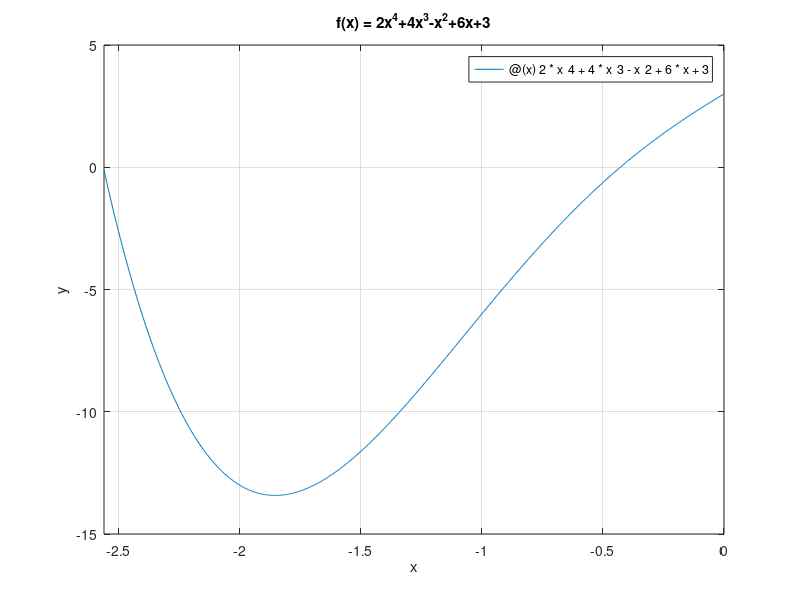

The MATLAB source for this figure:
clc
%Funcion Polinomial Polinomial, Grado 4
f=@(x)2*x^4+4*x^3-x^2+6*x+3;
%Grafica de la funcion intervalo x: [-2.56,0]:
fplot(f,[-2.56,0]);
grid on;
title("f(x) = 2x^4+4x^3-x^2+6x+3");
xlabel("x");
ylabel("y");
%Encontrar los ceros de la funcion:
%Coeficientes de la funcion f(x):
P=[2 4 -1 6 3];
r=roots(P);
disp("Los ceros de la funcion f(x) son: ")
disp(r);